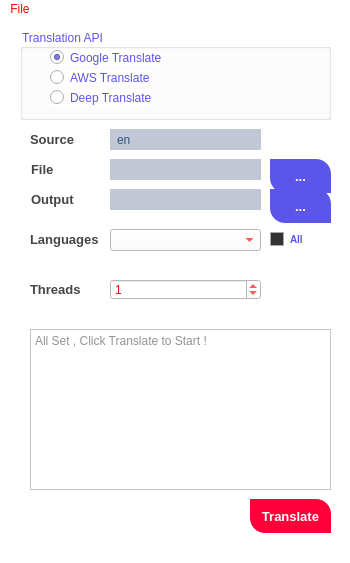
<?xml version="1.0" encoding="UTF-8"?>
<ui version="4.0">
    <class>MainWindow</class>
    <widget class="QMainWindow" name="MainWindow">
        <property name="geometry">
            <rect>
                <x>0</x>
                <y>0</y>
                <width>350</width>
                <height>563</height>
            </rect>
        </property>
        <property name="windowTitle">
            <string>Strings Translator</string>
        </property>
        <property name="styleSheet">
            <string notr="true">/*-----QWidget-----*/
                QWidget
                {
                background-color: #fff;
                color: red;

                }


                /*-----QLabel-----*/
                QLabel
                {
                background-color: transparent;
                color: #454544;
                font-weight: bold;
                font-size: 13px;

                }


                /*-----QPushButton-----*/
                QPushButton
                {
                background-color: #5c55e9;
                color: #fff;
                font-size: 13px;
                font-weight: bold;
                border-top-right-radius: 15px;
                border-top-left-radius: 0px;
                border-bottom-right-radius: 0px;
                border-bottom-left-radius: 15px;
                padding: 10px;

                }


                QPushButton::disabled
                {
                background-color: #5c5c5c;

                }


                QPushButton::hover
                {
                background-color: #5564f2;

                }


                QPushButton::pressed
                {
                background-color: #3d4ef2;

                }


                /*-----QCheckBox-----*/
                QCheckBox
                {
                background-color: transparent;
                color: #5c55e9;
                font-size: 10px;
                font-weight: bold;
                border: none;
                border-radius: 5px;

                }


                /*-----QCheckBox-----*/
                QCheckBox::indicator
                {
                background-color: #323232;
                border: 1px solid darkgray;
                width: 12px;
                height: 12px;

                }


                QCheckBox::indicator:checked
                {
                image:url(&quot;./ressources/check.png&quot;);
                background-color: #5c55e9;
                border: 1px solid #5c55e9;

                }


                QCheckBox::indicator:unchecked:hover
                {
                border: 1px solid #5c55e9;

                }


                QCheckBox::disabled
                {
                color: #656565;

                }


                QCheckBox::indicator:disabled
                {
                background-color: #656565;
                color: #656565;
                border: 1px solid #656565;

                }


                /*-----QLineEdit-----*/
                QLineEdit
                {
                background-color: #c2c7d5;
                color: #2a547f;
                border: none;
                padding: 5px;

                }


                /*-----QListView-----*/
                QListView
                {
                background-color: #5c55e9;
                color: #fff;
                font-size: 14px;
                font-weight: bold;
                show-decoration-selected: 0;
                border-radius: 4px;
                padding-left: -15px;
                padding-right: -15px;
                padding-top: 5px;

                }


                QListView:disabled
                {
                background-color: #5c5c5c;

                }


                QListView::item
                {
                background-color: #454e5e;
                border: none;
                padding: 10px;
                border-radius: 0px;
                padding-left : 10px;
                height: 32px;

                }


                QListView::item:selected
                {
                color: #000;
                background-color: #fff;

                }


                QListView::item:!selected
                {
                color:white;
                background-color: transparent;
                border: none;
                padding-left : 10px;

                }


                QListView::item:!selected:hover
                {
                color: #fff;
                background-color: #5564f2;
                border: none;
                padding-left : 10px;

                }


                /*-----QTreeView-----*/
                QTreeView
                {
                background-color: #fff;
                show-decoration-selected: 0;
                color: #454544;

                }


                QTreeView:disabled
                {
                background-color: #242526;
                show-decoration-selected: 0;

                }


                QTreeView::item
                {
                border-top-color: transparent;
                border-bottom-color: transparent;

                }


                QTreeView::item:hover
                {
                background-color: #bcbdbb;
                color: #000;

                }


                QTreeView::item:selected
                {
                background-color: #5c55e9;
                color: #fff;

                }


                QTreeView::item:selected:active
                {
                background-color: #5c55e9;
                color: #fff;

                }


                QTreeView::item:selected:disabled
                {
                background-color: #525251;
                color: #656565;

                }


                QTreeView::branch:has-children:!has-siblings:closed,
                QTreeView::branch:closed:has-children:has-siblings
                {
                image: url(://tree-closed.png);

                }

                QTreeView::branch:open:has-children:!has-siblings,
                QTreeView::branch:open:has-children:has-siblings
                {
                image: url(://tree-open.png);

                }


                /*-----QTableView &amp; QTableWidget-----*/
                QTableView
                {
                background-color: #fff;
                border: 1px solid gray;
                color: #454544;
                gridline-color: gray;
                outline : 0;

                }


                QTableView::disabled
                {
                background-color: #242526;
                border: 1px solid #32414B;
                color: #656565;
                gridline-color: #656565;
                outline : 0;

                }


                QTableView::item:hover
                {
                background-color: #bcbdbb;
                color: #000;

                }


                QTableView::item:selected
                {
                background-color: #5c55e9;
                color: #fff;

                }


                QTableView::item:selected:disabled
                {
                background-color: #1a1b1c;
                border: 2px solid #525251;
                color: #656565;

                }


                QTableCornerButton::section
                {
                background-color: #ced5e3;
                border: none;
                color: #fff;

                }


                QHeaderView::section
                {
                color: #2a547f;
                border: 0px;
                background-color: #ced5e3;
                padding: 5px;

                }


                QHeaderView::section:disabled
                {
                background-color: #525251;
                color: #656565;

                }


                QHeaderView::section:checked
                {
                color: #fff;
                background-color: #5c55e9;

                }


                QHeaderView::section:checked:disabled
                {
                color: #656565;
                background-color: #525251;

                }


                QHeaderView::section::vertical::first,
                QHeaderView::section::vertical::only-one
                {
                border-top: 1px solid #353635;

                }


                QHeaderView::section::vertical
                {
                border-top: 1px solid #353635;

                }


                QHeaderView::section::horizontal::first,
                QHeaderView::section::horizontal::only-one
                {
                border-left: 1px solid #353635;

                }


                QHeaderView::section::horizontal
                {
                border-left: 1px solid #353635;

                }


                /*-----QScrollBar-----*/
                QScrollBar:horizontal
                {
                background-color: transparent;
                height: 8px;
                margin: 0px;
                padding: 0px;

                }


                QScrollBar::handle:horizontal
                {
                border: none;
                min-width: 100px;
                background-color: #7e92b7;

                }


                QScrollBar::add-line:horizontal,
                QScrollBar::sub-line:horizontal,
                QScrollBar::add-page:horizontal,
                QScrollBar::sub-page:horizontal
                {
                width: 0px;
                background-color: #d8dce6;

                }


                QScrollBar:vertical
                {
                background-color: transparent;
                width: 8px;
                margin: 0;

                }


                QScrollBar::handle:vertical
                {
                border: none;
                min-height: 100px;
                background-color: #7e92b7;

                }


                QScrollBar::add-line:vertical,
                QScrollBar::sub-line:vertical,
                QScrollBar::add-page:vertical,
                QScrollBar::sub-page:vertical
                {
                height: 0px;
                background-color: #d8dce6;

                }
            </string>
        </property>
        <widget class="QWidget" name="centralwidget">
            <widget class="QGroupBox" name="apiBox">
                <property name="geometry">
                    <rect>
                        <x>20</x>
                        <y>10</y>
                        <width>311</width>
                        <height>91</height>
                    </rect>
                </property>
                <property name="styleSheet">
                    <string notr="true">color: rgb(92, 85, 233);</string>
                </property>
                <property name="title">
                    <string>Translation API</string>
                </property>
                <widget class="QRadioButton" name="gTranslate">
                    <property name="geometry">
                        <rect>
                            <x>30</x>
                            <y>20</y>
                            <width>111</width>
                            <height>17</height>
                        </rect>
                    </property>
                    <property name="styleSheet">
                        <string notr="true">color: rgb(92, 85, 233);</string>
                    </property>
                    <property name="text">
                        <string>Google Translate</string>
                    </property>
                    <property name="checked">
                        <bool>true</bool>
                    </property>
                </widget>
                <widget class="QRadioButton" name="awsTranslate">
                    <property name="geometry">
                        <rect>
                            <x>30</x>
                            <y>40</y>
                            <width>101</width>
                            <height>17</height>
                        </rect>
                    </property>
                    <property name="styleSheet">
                        <string notr="true">color: rgb(92, 85, 233);</string>
                    </property>
                    <property name="text">
                        <string>AWS Translate</string>
                    </property>
                </widget>
                <widget class="QRadioButton" name="deepTranslate">
                    <property name="geometry">
                        <rect>
                            <x>30</x>
                            <y>60</y>
                            <width>101</width>
                            <height>17</height>
                        </rect>
                    </property>
                    <property name="styleSheet">
                        <string notr="true">color: rgb(92, 85, 233);</string>
                    </property>
                    <property name="text">
                        <string>Deep Translate</string>
                    </property>
                </widget>
            </widget>
            <widget class="QPushButton" name="translateBtn">
                <property name="geometry">
                    <rect>
                        <x>250</x>
                        <y>480</y>
                        <width>81</width>
                        <height>34</height>
                    </rect>
                </property>
                <property name="styleSheet">
                    <string notr="true">background-color: rgb(255, 191, 191);
                        background-color: rgb(255, 0, 58);
                    </string>
                </property>
                <property name="text">
                    <string>Translate</string>
                </property>
            </widget>
            <widget class="QLineEdit" name="fileText">
                <property name="geometry">
                    <rect>
                        <x>110</x>
                        <y>140</y>
                        <width>151</width>
                        <height>21</height>
                    </rect>
                </property>
            </widget>
            <widget class="QPushButton" name="chooseFileBtn">
                <property name="geometry">
                    <rect>
                        <x>270</x>
                        <y>140</y>
                        <width>61</width>
                        <height>34</height>
                    </rect>
                </property>
                <property name="text">
                    <string>...</string>
                </property>
            </widget>
            <widget class="QTextBrowser" name="statusBox">
                <property name="geometry">
                    <rect>
                        <x>30</x>
                        <y>310</y>
                        <width>301</width>
                        <height>161</height>
                    </rect>
                </property>
                <property name="styleSheet">
                    <string notr="true">color: rgb(40, 40, 40);</string>
                </property>
                <property name="placeholderText">
                    <string>All Set , Click Translate to Start !</string>
                </property>
            </widget>
            <widget class="QLabel" name="label_2">
                <property name="geometry">
                    <rect>
                        <x>31</x>
                        <y>140</y>
                        <width>31</width>
                        <height>21</height>
                    </rect>
                </property>
                <property name="text">
                    <string>File</string>
                </property>
            </widget>
            <widget class="QSpinBox" name="threadSpinner">
                <property name="geometry">
                    <rect>
                        <x>110</x>
                        <y>260</y>
                        <width>151</width>
                        <height>21</height>
                    </rect>
                </property>
                <property name="value">
                    <number>1</number>
                </property>
            </widget>
            <widget class="QLabel" name="label_3">
                <property name="geometry">
                    <rect>
                        <x>30</x>
                        <y>260</y>
                        <width>61</width>
                        <height>21</height>
                    </rect>
                </property>
                <property name="text">
                    <string>Threads</string>
                </property>
            </widget>
            <widget class="QLabel" name="label_4">
                <property name="geometry">
                    <rect>
                        <x>30</x>
                        <y>110</y>
                        <width>51</width>
                        <height>21</height>
                    </rect>
                </property>
                <property name="text">
                    <string>Source</string>
                </property>
            </widget>
            <widget class="QLineEdit" name="sourceText">
                <property name="geometry">
                    <rect>
                        <x>110</x>
                        <y>110</y>
                        <width>151</width>
                        <height>21</height>
                    </rect>
                </property>
                <property name="text">
                    <string>en</string>
                </property>
            </widget>
            <widget class="QPushButton" name="chooseSave">
                <property name="geometry">
                    <rect>
                        <x>270</x>
                        <y>170</y>
                        <width>61</width>
                        <height>34</height>
                    </rect>
                </property>
                <property name="text">
                    <string>...</string>
                </property>
            </widget>
            <widget class="QLabel" name="label_5">
                <property name="geometry">
                    <rect>
                        <x>31</x>
                        <y>170</y>
                        <width>51</width>
                        <height>21</height>
                    </rect>
                </property>
                <property name="text">
                    <string>Output</string>
                </property>
            </widget>
            <widget class="QLineEdit" name="outputText">
                <property name="geometry">
                    <rect>
                        <x>110</x>
                        <y>170</y>
                        <width>151</width>
                        <height>21</height>
                    </rect>
                </property>
            </widget>
            <widget class="QLabel" name="label_6">
                <property name="geometry">
                    <rect>
                        <x>30</x>
                        <y>210</y>
                        <width>81</width>
                        <height>21</height>
                    </rect>
                </property>
                <property name="text">
                    <string>Languages</string>
                </property>
            </widget>
            <widget class="QComboBox" name="langsBox">
                <property name="geometry">
                    <rect>
                        <x>110</x>
                        <y>210</y>
                        <width>151</width>
                        <height>22</height>
                    </rect>
                </property>
            </widget>
            <widget class="QCheckBox" name="allCheck">
                <property name="geometry">
                    <rect>
                        <x>270</x>
                        <y>210</y>
                        <width>70</width>
                        <height>21</height>
                    </rect>
                </property>
                <property name="text">
                    <string>All</string>
                </property>
                <property name="checked">
                    <bool>true</bool>
                </property>
            </widget>
        </widget>
        <widget class="QMenuBar" name="menubar">
            <property name="geometry">
                <rect>
                    <x>0</x>
                    <y>0</y>
                    <width>350</width>
                    <height>21</height>
                </rect>
            </property>
            <widget class="QMenu" name="menuFile">
                <property name="title">
                    <string>File</string>
                </property>
                <addaction name="actionClearCaches"/>
            </widget>
            <addaction name="menuFile"/>
        </widget>
        <widget class="QStatusBar" name="statusbar"/>
        <action name="actionClearCaches">
            <property name="text">
                <string>Clear Caches</string>
            </property>
            <property name="toolTip">
                <string>Clears Information File , To Start Translation From Beginning</string>
            </property>
        </action>
    </widget>
    <resources/>
    <connections/>
</ui>
